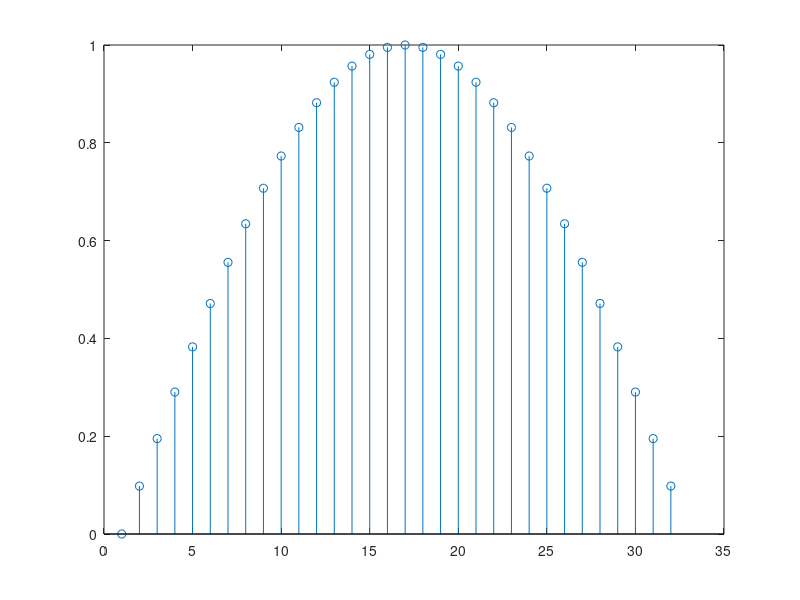

Here is the MATLAB script that generated this plot:

fs = 16000;
ts = 1/fs;
n = 1:1:32;
k = n - 1;
t = 5*k*ts;
xn = sin(2*pi*50*t);
figure;
stem(n,xn);
lev = 32;
pcm = zeros(1,32);
%assigning values to levels - partition
for i=-16:15
    array(i+17) = ((2*i)+1)/32;
end
%applying pcm using partition values
pcm = quantiz(xn,array);
error=0;
sum=0;
for i=1:32  
        if(pcm(i) == 32)
            pcm(i) = 31;
        end
        qn(i) = array(pcm(i)+1);
        error=error+(xn(i)-qn(i))^2;
        sum=sum+xn(i)^2;
end
snr=10*log10(sum/error)